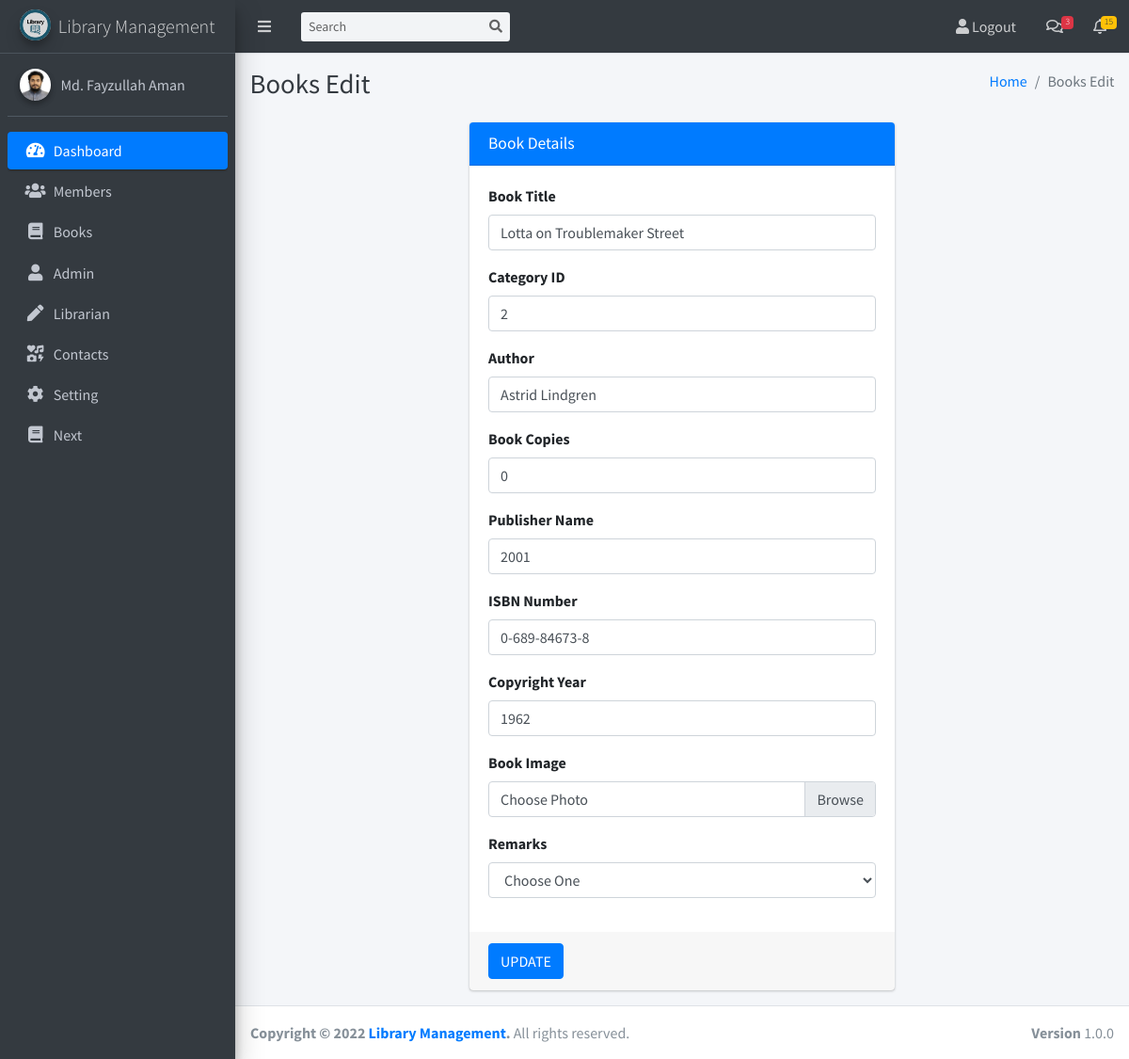
The app's page /books_edit.php?id=4 with its own data.
### tables this page shows
CREATE TABLE `book` (
  `book_id` int(11) NOT NULL,
  `book_title` varchar(100) NOT NULL,
  `category_id` int(50) NOT NULL,
  `author` varchar(50) NOT NULL,
  `book_copies` int(11) NOT NULL,
  `publisher_name` varchar(100) NOT NULL,
  `isbn` varchar(50) NOT NULL,
  `copyright_year` int(11) NOT NULL,
  `book_image` varchar(100) NOT NULL,
  `date_added` timestamp NOT NULL DEFAULT current_timestamp(),
  `remarks` varchar(100) NOT NULL
);

### books_edit.php (the view, shortened to what this page needs)
<!DOCTYPE html>
<html lang="en">
<head>
  <link rel="stylesheet" href="plugins/fontawesome-free/css/all.min.css">
  <link rel="stylesheet" href="plugins/overlayScrollbars/css/OverlayScrollbars.min.css">
  <link rel="stylesheet" href="dist/css/adminlte.min.css">
</head>
<body class="hold-transition sidebar-mini layout-fixed layout-navbar-fixed layout-footer-fixed">
<div class="wrapper">
  <?php include("includes/top_bar.php")?>
 <?php include("includes/left_side_bar.php"); ?>
  <div class="content-wrapper">
    <div class="content-header">
      <div class="container-fluid">
        <div class="row mb-2">
          <div class="col-sm-6">
            <h1 class="m-0 text-dark">Books Edit</h1>
          </div>
          <div class="col-sm-6">
            <ol class="breadcrumb float-sm-right">
              <li class="breadcrumb-item"><a href="#">Home</a></li>
              <li class="breadcrumb-item active">Books Edit</li>
            </ol>
          </div>
        </div>
      </div>
    </div>
    <section class="content">
      <div class="container-fluid">
        <div class="row justify-content-center">
          <div class="col-md-6">
            <div class="card card-primary">
              <div class="card-header">
                <h3 class="card-title">Book Details</h3>
              </div>
<?php
  include_once("includes/db_config.php");
?>
<?php
   $id = $_GET['id'];
   $result = $db->query("SELECT * FROM book WHERE book_id='$id'");
   $row = $result->fetch_assoc();
?>
              <form role="form" action="" method="post">
                <div class="card-body">
                  <div class="form-group">
                    <label for="library_id">Book Title</label>
                    <input type="text" value="<?php echo $row['book_title']; ?>" name="title" class="form-control">
                  </div>
                  <div class="form-group">
                    <label for="fname">Category ID</label>
                    <input type="text" value="<?php echo $row['category_id']; ?>" name="category" class="form-control">
                  </div>
                  <div class="form-group">
                    <label for="lname">Author</label>
                    <input type="text" value="<?php echo $row['author']; ?>" name="author" class="form-control">
                  </div>
                  <div class="form-group">
                    <label for="contact">Book Copies</label>
                    <input type="text" value="<?php echo $row['book_copies']; ?>" name="copies" class="form-control">
                  </div>
                  <div class="form-group">
                    <label for="publisher">Publisher Name</label>
                    <input type="text" value="<?php echo $row['publisher_name']; ?>" name="pubname" class="form-control">
                  </div>
                  <div class="form-group">
                    <label for="isbn">ISBN Number</label>
                    <input type="text" value="<?php echo $row['isbn']; ?>" name="isbn" class="form-control">
                  </div>
                  <div class="form-group">
                    <label for="copyear">Copyright Year</label>
                    <input type="text" value="<?php echo $row['copyright_year']; ?>" name="copyear" class="form-control">
                  </div>
                  <div class="form-group">
                    <label for="image">Book Image</label>
                    <div class="input-group">
                      <div class="custom-file">
                        <label class="custom-file-label" for="exampleInputFile">Choose Photo</label>
                      </div>
                    </div>
                  </div>
                  <div class="form-group">
                    <label for="remarks">Remarks</label>
                    <select name="remarks" id="inputState" class="form-control">
                        <option selected disabled>Choose One</option>
                    </select>
                  </div>
                </div>
                <div class="card-footer">
                <button type="submit" name="update" class="btn btn-primary">UPDATE</button>
                </div>
              </form>
            </div>
          </div>
        </div>
      </div>
    </section>
  </div>
<?php include("includes/footer.php"); ?>
</div>
</body>
</html>

### records on screen
book: title "Lotta on Troublemaker Street", category "2", author "Astrid Lindgren", copies "0", pubname "2001", isbn "0-689-84673-8", copyear "1962"
